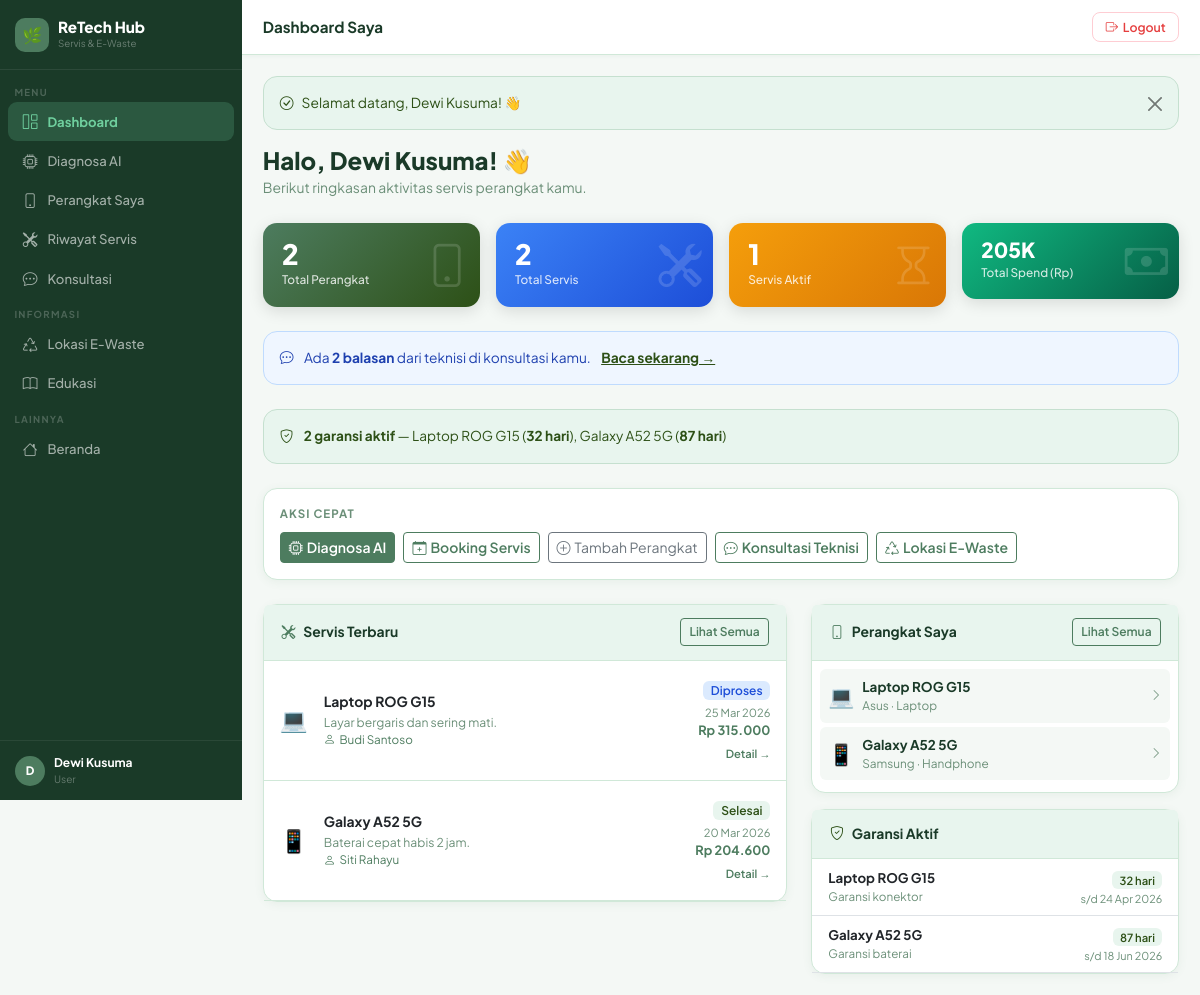
Page /user/dashboard.php (signed in) on the committed database.
### tables this page shows
CREATE TABLE IF NOT EXISTS users (
    id INT AUTO_INCREMENT PRIMARY KEY,
    name VARCHAR(255) NOT NULL,
    email VARCHAR(255) UNIQUE NOT NULL,
    password VARCHAR(255) NOT NULL,
    role ENUM('user','technician','admin') DEFAULT 'user',
    phone VARCHAR(20) NULL,
    address TEXT NULL,
    latitude DECIMAL(10,7) NULL,    
    longitude DECIMAL(10,7) NULL,
    created_at TIMESTAMP DEFAULT CURRENT_TIMESTAMP,
    updated_at TIMESTAMP DEFAULT CURRENT_TIMESTAMP ON UPDATE CURRENT_TIMESTAMP
);

CREATE TABLE IF NOT EXISTS service_requests (
    id INT AUTO_INCREMENT PRIMARY KEY,
    device_id INT NOT NULL,
    technician_id INT NULL,
    complaint TEXT NOT NULL,
    diagnosis TEXT NULL,
    service_date DATE NOT NULL,
    service_type ENUM('home_visit','bring_in') DEFAULT 'bring_in',
    status ENUM('menunggu','diproses','selesai','tidak_bisa_diperbaiki') DEFAULT 'menunggu',
     
    customer_address TEXT NULL,            
    customer_lat DECIMAL(10,7) NULL,
    customer_lng DECIMAL(10,7) NULL,
    distance_km DECIMAL(6,2) NULL,         
     
    service_cost DECIMAL(10,2) NULL,       
    transport_fee DECIMAL(10,2) DEFAULT 0, 
    app_fee DECIMAL(10,2) DEFAULT 0,       
    total_cost DECIMAL(10,2) NULL,         
    cost DECIMAL(10,2) NULL,               
    notes TEXT NULL,
    payment_method VARCHAR(50) DEFAULT 'COD',
     
    warranty_days INT DEFAULT 0,
    warranty_notes VARCHAR(255) NULL,
    warranty_until DATE NULL,
     
    rating_by_user TINYINT NULL,
    rating_note VARCHAR(255) NULL,
    created_at TIMESTAMP DEFAULT CURRENT_TIMESTAMP,
    updated_at TIMESTAMP DEFAULT CURRENT_TIMESTAMP ON UPDATE CURRENT_TIMESTAMP,
    FOREIGN KEY (device_id) REFERENCES devices(id) ON DELETE CASCADE,
    FOREIGN KEY (technician_id) REFERENCES technicians(id) ON DELETE SET NULL
);

CREATE TABLE IF NOT EXISTS devices (
    id INT AUTO_INCREMENT PRIMARY KEY,
    user_id INT NOT NULL,
    device_name VARCHAR(255) NOT NULL,
    device_type VARCHAR(100) NOT NULL,
    brand VARCHAR(100) NOT NULL,
    purchase_year YEAR NULL,
    description TEXT NULL,
    created_at TIMESTAMP DEFAULT CURRENT_TIMESTAMP,
    updated_at TIMESTAMP DEFAULT CURRENT_TIMESTAMP ON UPDATE CURRENT_TIMESTAMP,
    FOREIGN KEY (user_id) REFERENCES users(id) ON DELETE CASCADE
);

### user/dashboard.php (the view, shortened to what the rows shown need)
<?php
require_once __DIR__ . '/../includes/functions.php';
require_once __DIR__ . '/../includes/layout.php';
$pdo = getDB();
$uid = $_SESSION['user_id'];
$unreadMsg = $pdo->prepare("SELECT COUNT(DISTINCT c.id) FROM consultations c JOIN chat_messages cm ON c.id=cm.consultation_id WHERE c.user_id=? AND cm.sender_id!=? AND cm.is_read=0");
$unreadMsg->execute([$uid, $uid]); $unreadMsg = $unreadMsg->fetchColumn();
$recentServices = $pdo->prepare("
    SELECT sr.*, d.device_name, d.brand, d.device_type, u2.name AS tech_name, t.lokasi AS tech_lokasi
    FROM service_requests sr
    JOIN devices d ON sr.device_id = d.id
    LEFT JOIN technicians t ON sr.technician_id = t.id
    LEFT JOIN users u2 ON t.user_id = u2.id
    WHERE d.user_id = ?
    ORDER BY sr.updated_at DESC LIMIT 5
");
$recentServices->execute([$uid]); $recentServices = $recentServices->fetchAll();
$recentDevices = $pdo->prepare("SELECT * FROM devices WHERE user_id=? ORDER BY created_at DESC LIMIT 4");
$recentDevices->execute([$uid]); $recentDevices = $recentDevices->fetchAll();
$activeWarranties = $pdo->prepare("
    SELECT sr.*, d.device_name, d.brand, DATEDIFF(sr.warranty_until, CURDATE()) AS days_left
    FROM service_requests sr
    JOIN devices d ON sr.device_id = d.id
    WHERE d.user_id = ? AND sr.warranty_until >= CURDATE() AND sr.warranty_days > 0
    ORDER BY sr.warranty_until ASC LIMIT 3
");
$activeWarranties->execute([$uid]); $activeWarranties = $activeWarranties->fetchAll();
pageHeader('Dashboard', 'Dashboard Saya');
?>
<div class="mb-4">
    <h4 style="font-weight:800;color:var(--txt,#1A3A28);margin-bottom:.15rem;">
        Halo, <?= e($_SESSION['user_name'] ?? '') ?>! 👋
    </h4>
    <p style="color:var(--muted,#6B8F78);font-size:.87rem;margin:0;">
        Berikut ringkasan aktivitas servis perangkat kamu.
    </p>
</div>
<div class="row g-3 mb-4">
    <div class="col-6 col-lg-3">
    </div>
    <div class="col-6 col-lg-3">
    </div>
    <div class="col-6 col-lg-3">
    </div>
    <div class="col-6 col-lg-3">
    </div>
</div>
<?php if ($unreadMsg > 0): ?>
<div class="alert mb-4" style="background:#EFF6FF;border:1.5px solid #BFDBFE;font-size:.86rem;color:#1E40AF;">
    <i class="bi bi-chat-dots me-2"></i>
    Ada <strong><?= $unreadMsg ?> balasan</strong> dari teknisi di konsultasi kamu.
    <a href="<?= BASE_URL ?>/user/chat/index.php" style="color:var(--sage-dk,#2D5016);font-weight:700;margin-left:.5rem;">Baca sekarang →</a>
</div>
<?php endif; ?>
<?php if (!empty($activeWarranties)): ?>
<div class="alert mb-4" style="background:#E8F5EE;border:1.5px solid #C5E0CF;font-size:.85rem;color:#2D5016;">
    <i class="bi bi-shield-check me-2"></i>
    <strong><?= count($activeWarranties) ?> garansi aktif</strong> —
    <?php foreach ($activeWarranties as $wi => $w): ?>
    <?= e($w['device_name']??'') ?> (<strong><?= $w['days_left'] ?> hari</strong>)<?= $wi < count($activeWarranties)-1 ? ', ' : '' ?>
    <?php endforeach; ?>
</div>
<?php endif; ?>
<div class="card mb-4">
    <div class="card-body p-3">
    </div>
</div>
<div class="row g-4">
    <div class="col-lg-7">
        <div class="card">
            <div class="card-body p-0">
                <?php if (empty($recentServices)): ?>
                <div class="text-center py-5" style="color:var(--muted,#6B8F78);">
                    <i class="bi bi-inbox display-4 d-block mb-3 opacity-25"></i>
                    <p style="font-size:.87rem;margin-bottom:.75rem;">Belum ada riwayat servis.</p>
                    <a href="<?= BASE_URL ?>/user/service/create.php" class="btn btn-sm btn-primary">
                        <i class="bi bi-calendar-plus me-1"></i>Booking Servis Pertama
                    </a>
                </div>
                <?php else: foreach ($recentServices as $s): ?>
                <div class="d-flex align-items-center gap-3 px-3 py-3 border-bottom" style="border-color:var(--border,#D0E8D8)!important;">
                    <div style="font-size:1.4rem;flex-shrink:0;"><?= deviceEmoji($s['device_type']??'') ?></div>
                    <div class="flex-grow-1 min-w-0">
                        <div style="font-weight:700;font-size:.87rem;white-space:nowrap;overflow:hidden;text-overflow:ellipsis;">
                            <?= e($s['device_name']??'') ?>
                        </div>
                        <div style="font-size:.76rem;color:var(--muted,#6B8F78);">
                            <?= e(limitStr($s['complaint']??'',45)) ?>
                        </div>
                        <?php if ($s['tech_name']): ?>
                        <div style="font-size:.73rem;color:var(--sage,#4D7C5F);">
                            <i class="bi bi-person me-1"></i><?= e($s['tech_name']) ?>
                        </div>
                        <?php endif; ?>
                    </div>
                    <div class="text-end flex-shrink-0">
                        <span class="badge bg-<?= statusBadge($s['status']) ?>"><?= statusLabel($s['status']) ?></span>
                        <div style="font-size:.7rem;color:var(--muted,#6B8F78);margin-top:.2rem;"><?= tglIndo($s['service_date']) ?></div>
                        <?php if ($s['total_cost']): ?>
                        <div style="font-size:.8rem;font-weight:700;color:var(--sage,#4D7C5F);"><?= rupiah($s['total_cost']) ?></div>
                        <?php endif; ?>
                        <a href="<?= BASE_URL ?>/user/service/show.php?id=<?= $s['id'] ?>" style="font-size:.7rem;color:var(--sage,#4D7C5F);text-decoration:none;font-weight:600;">
                            Detail →
                        </a>
                    </div>
                </div>
                <?php endforeach; endif; ?>
            </div>
        </div>
    </div>
    <div class="col-lg-5">
        <div class="card mb-3">
            <div class="card-body p-2">
                <?php if (empty($recentDevices)): ?>
                <div class="text-center py-3" style="color:var(--muted,#6B8F78);">
                    <i class="bi bi-phone display-5 d-block mb-2 opacity-25"></i>
                    <p style="font-size:.83rem;margin-bottom:.5rem;">Belum ada perangkat.</p>
                    <a href="<?= BASE_URL ?>/user/devices/create.php" class="btn btn-sm btn-primary">Tambah Perangkat</a>
                </div>
                <?php else: foreach ($recentDevices as $d): ?>
                <a href="<?= BASE_URL ?>/user/devices/show.php?id=<?= $d['id'] ?>" style="text-decoration:none;">
                    <div class="d-flex align-items-center gap-2 p-2 rounded mb-1"
                         style="background:var(--sand,#F4F8F5);transition:.15s;"
                         onmouseover="this.style.background='var(--sage-lt,#E8F5EE)'"
                         onmouseout="this.style.background='var(--sand,#F4F8F5)'">
                        <div style="font-size:1.3rem;flex-shrink:0;"><?= deviceEmoji($d['device_type']??'') ?></div>
                        <div class="flex-grow-1">
                            <div style="font-size:.84rem;font-weight:700;color:var(--txt,#1A3A28);"><?= e($d['device_name']??'') ?></div>
                            <div style="font-size:.74rem;color:var(--muted,#6B8F78);"><?= e($d['brand']??'') ?> · <?= e($d['device_type']??'') ?></div>
                        </div>
                        <i class="bi bi-chevron-right" style="color:var(--muted,#6B8F78);font-size:.75rem;"></i>
                    </div>
                </a>
                <?php endforeach; endif; ?>
            </div>
        </div>
        <?php if (!empty($activeWarranties)): ?>
        <div class="card">
            <div class="card-body p-0">
                <?php foreach ($activeWarranties as $w): ?>
                <div class="px-3 py-2 border-bottom d-flex align-items-center justify-content-between">
                    <div>
                        <div style="font-size:.83rem;font-weight:700;"><?= e($w['device_name']??'') ?></div>
                        <div style="font-size:.73rem;color:var(--muted,#6B8F78);"><?= e($w['warranty_notes']??'') ?></div>
                    </div>
                    <div class="text-end">
                        <span class="badge" style="background:#E8F5EE;color:#2D5016;font-size:.7rem;">
                            <?= $w['days_left'] ?> hari
                        </span>
                        <div style="font-size:.68rem;color:var(--muted,#6B8F78);">s/d <?= tglIndo($w['warranty_until']) ?></div>
                    </div>
                </div>
                <?php endforeach; ?>
            </div>
        </div>
        <?php endif; ?>
    </div>
</div>
<?php pageFooter(); ?>

### includes/layout.php (shortened to what the rows shown need)
<?php
function pageHeader(string $title = 'Dashboard', string $pageTitle = ''): void {
    $user   = currentUser();
    $role   = $_SESSION['user_role'] ?? '';
?>
<!DOCTYPE html>
<html lang="id">
<head>
    <link href="https://cdn.jsdelivr.net/npm/bootstrap@5.3.2/dist/css/bootstrap.min.css" rel="stylesheet">
    <link href="https://cdn.jsdelivr.net/npm/bootstrap-icons@1.11.3/font/bootstrap-icons.min.css" rel="stylesheet">
</head>
<body>
<aside class="sidebar" id="sidebar">
    <?php if ($user): ?>
    <div class="sb-user">
        <div class="av"><?= strtoupper(substr($user['name'] ?? 'U', 0, 1)) ?></div>
        <div>
            <div class="un"><?= htmlspecialchars($user['name'] ?? '') ?></div>
            <div class="ur"><?= ucfirst($role) ?></div>
        </div>
    </div>
    <?php endif; ?>
</aside>
<div class="main">
    <div class="page-body">
<?php
}
function pageFooter(): void {
    echo '</div></div>';
    echo '</body></html>';
}

### rows in the picture
users: name "D", name "Dewi Kusuma"
service_requests: device.device_name "Laptop ROG G15", days_left "32", device.device_type "💻", complaint "Layar bergaris dan sering mati.", users.name "Budi Santoso", status "Diproses", service_date "25 Mar 2026", total_cost "Rp 315.000", warranty_notes "Garansi konektor", warranty_until "24 Apr 2026"
service_requests: device.device_name "Galaxy A52 5G", days_left "87", device.device_type "📱", complaint "Baterai cepat habis 2 jam.", users.name "Siti Rahayu", status "Selesai", service_date "20 Mar 2026", total_cost "Rp 204.600", warranty_notes "Garansi baterai", warranty_until "18 Jun 2026"
devices: device_type "💻", device_name "Laptop ROG G15", brand "Asus", device_type "Laptop"
devices: device_type "📱", device_name "Galaxy A52 5G", brand "Samsung", device_type "Handphone"

### other values in the picture
$role "User"
$pageTitle ?: $title "Dashboard Saya"
$flash['msg'] "Selamat datang, Dewi Kusuma! 👋"
$totalDevices "2"
$totalServices "2"
$activeServices "1"
$totalSpent/1000 "205"
$unreadMsg "2"
count($activeWarranties) "2"
